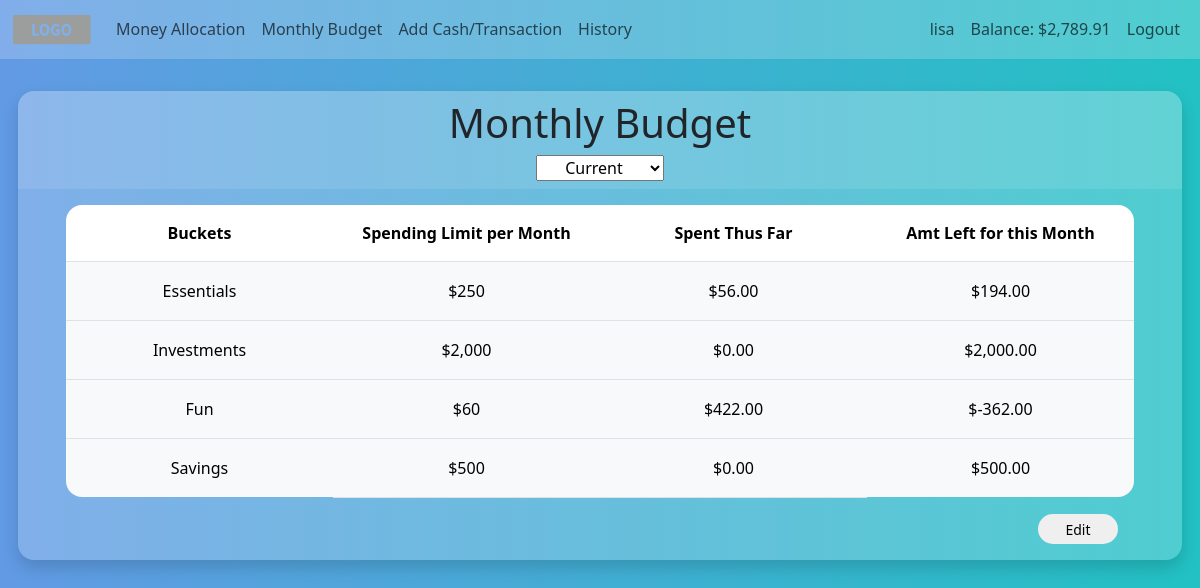
/monthly (signed in), run on the app's committed database.
### tables this page shows
CREATE TABLE users (
                                id INTEGER NOT NULL,
                                username TEXT NOT NULL,
                                hash TEXT NOT NULL,
                                money NUMERIC DEFAULT "0",
                                PRIMARY KEY(id)
                              );

CREATE TABLE buckets (
                                id INTEGER NOT NULL,
                                owner_id INTEGER NOT NULL,
                                index_num INTEGER NOT NULL,
                                name TEXT NOT NULL,
                                percent_allocation INTEGER NOT NULL,
                                month_limit NUMERIC,
                                FOREIGN KEY(owner_id) REFERENCES users(id),
                                PRIMARY KEY(id)
                              );

CREATE TABLE history (
                                id INTEGER NOT NULL,
                                owner_id INTEGER NOT NULL,
                                item_type TEXT,
                                bucket TEXT NOT NULL,
                                amt NUMERIC NOT NULL,
                                new_balance NUMERIC NOT NULL,
                                date DATE NOT NULL,
                                time TIME NOT NULL,
                                FOREIGN KEY(owner_id) REFERENCES users(id),
                                PRIMARY KEY(id)
                              );

### app.py (the view)
@app.route("/monthly", methods=["GET", "POST"])
@login_required
def monthly():
    if request.method == "POST":
        data = request.get_json(silent=True)
        if data is not None:
            for bucket in data:
                db.execute("UPDATE buckets SET month_limit = ? WHERE name = ? AND owner_id = ?",
                    data[bucket][1],
                    data[bucket][0],
                    session["user_id"]
                )
        if data is not None:
            current_abbrev_month = datetime.now().strftime("%b")
            current_full_yr = datetime.now().strftime("%Y")
            recent_history = db.execute("SELECT month, year FROM budget_history WHERE month = ? AND year = ?", current_abbrev_month, current_full_yr)
            if recent_history:
                db.execute("DELETE FROM budget_history WHERE owner_id = ? AND month = ? AND year = ?",
                    session["user_id"],
                    current_abbrev_month,
                    current_full_yr
                )
                data_to_list = list(data.items())
                index = 0
                for bucket in data:
                    db.execute("INSERT INTO budget_history (owner_id, index_num, bucket_name, month_limit, month, year) VALUES (?, ?, ?, ?, ?, ?)",
                        session["user_id"],
                        index,
                        data[bucket][0],
                        data[bucket][1],
                        current_abbrev_month,
                        current_full_yr
                    )
                    index += 1
            else:
                data_to_list = list(data.items())
                index = 0
                for bucket in data:
                    db.execute("INSERT INTO budget_history (owner_id, index_num, bucket_name, month_limit, month, year) VALUES (?, ?, ?, ?, ?, ?)",
                        session["user_id"],
                        index,
                        data[bucket][0],
                        data[bucket][1],
                        current_abbrev_month,
                        current_full_yr
                    )
                    index += 1
        return redirect("/monthly")
    else:
        existing = db.execute("SELECT * FROM buckets WHERE owner_id = ?", session["user_id"])
        money = db.execute("SELECT money FROM users WHERE id = ?", session["user_id"])[0]["money"]
        transactions = db.execute("SELECT * FROM history WHERE owner_id = ?", session["user_id"])
        current_month = datetime.now().strftime("%m")
        current_yr = datetime.now().strftime("%y")
        expenses = {}
        for bucket in existing:
            expenses[bucket["name"]] = []
        for transaction in transactions:
            m = transaction["date"][:2]
            y = transaction["date"][-2:]
            if transaction["item_type"] != "Deposit" and transaction["bucket"] in expenses and m == current_month and y == current_yr:
                if len(expenses[transaction["bucket"]]) > 0:
                    expenses[transaction["bucket"]][0] += transaction["amt"]
                else:
                    expenses[transaction["bucket"]].append(transaction["amt"])
        with open('static/history.json', 'w') as file:
            json.dump(expenses, file)
        past_budget = db.execute("SELECT * FROM budget_history WHERE owner_id = ?", session["user_id"])
        past_dates = []
        for history in past_budget:
            date = f"{history['month']} {str(history['year'])}"
            if date not in past_dates and history['month'] != datetime.now().strftime("%b") and history['year'] != datetime.now().strftime("%Y"):
                past_dates.append(f"{history['month']} {str(history['year'])}")
        past_dates.reverse()
        if existing:
            return render_template("monthly.html",
                existing=existing,
                usd=usd,
                expenses=expenses,
                thousands=thousands,
                past_dates=past_dates
            )
        return render_template("monthly.html")

### app.py (called while the page is built)
@app.after_request
def after_request(response):
    response.headers["Cache-Control"] = "no-cache, no-store, must-revalidate"
    response.headers["Expires"] = 0
    response.headers["Pragma"] = "no-cache"
    return response

### helpers.py (called while the page is built)
def login_required(f):
    @wraps(f)
    def decorated_function(*args, **kwargs):
        if session.get("user_id") is None:
            return redirect("/login")
        return f(*args, **kwargs)
    return decorated_function

def usd(value):
    return f"${value:,.2f}"

def thousands(value):
    return f"${value:,.0f}"

### templates/monthly.html (shortened to what this page needs)
{% extends "layout.html" %}
{% block main %}
<div class="monthly-ctnr">
	<div class="bucket-ctnr ctnr text-center shadow d-flex flex-column align-items-center">
		<div class="header bucket-header">
			<h1>Monthly Budget</h1>
			<select name="dates" class="text-center dates">
				<option value="Current">Current</option>
			</select>
		</div>
		<form action="/monthly" method="post" class="bucket-form d-inline-block">
			<table class="table bucket-table">
				<thead class="bucket-head">
					<tr class="col-headers">
						<th>Buckets</th>
						<th>Spending Limit per Month</th>
						<th>Spent Thus Far</th>
						<th>Amt Left for this Month</th>
					</tr>
				</thead>
				<tbody class="bucket-body">
					{% if existing %}
						{% for bucket in existing %}
							<tr>
								<td><input class="bucket-input bucket-name saved" type="text" name="bucket" value="{{ bucket.name }}" readonly></td>
								{% if bucket.month_limit %}
									<td><input class="bucket-input limit saved int-only" type="text" inputmode="numeric" name="limit" placeholder="--" value="{{ thousands(bucket.month_limit) }}"></td>
								{% else %}
									<td><input class="bucket-input limit saved int-only" type="text" inputmode="numeric" name="limit" placeholder="--"></td>
								{% endif %}
								{% if bucket.month_limit and expenses[bucket.name][0] %}
									<td><input class="spending saved" type="text" name="spending" placeholder="--" value="{{ usd(expenses[bucket.name][0]) }}" readonly></td>
									<td><input class="remaining saved existing" type="text" name="remaining" value="{{ usd(bucket.month_limit - expenses[bucket.name][0]) }}" readonly></td>
								{% elif bucket.month_limit %}
									<td><input class="spending saved" type="text" name="spending" placeholder="--" value="{{ usd(0) }}" readonly></td>
									<td><input class="remaining saved existing" type="text" name="remaining" value="{{ usd(bucket.month_limit) }}" readonly></td>
								{% else %}
									<td><input class="spending saved" type="text" name="spending" placeholder="--" readonly></td>
									<td><input class="remaining saved" type="text" name="remaining" placeholder="--" readonly></td>
								{% endif %}
							</tr>
						{% endfor%}
					{% endif %}
				</tbody>
			</table>
			{% if existing %}
			<div class="btns-ctnr">
				<div class="first-layer-btns">
					<button class="bucket-btn edit-btn">Edit</button>
				</div>
			</div>
			{% endif %}
		</form>
	</div>
</div>
{% endblock %}

### templates/layout.html (shortened to what this page needs)
<!DOCTYPE html>
<html lang="en">
    <head>
        <link href="https://cdn.jsdelivr.net/npm/bootstrap@5.3.2/dist/css/bootstrap.min.css" rel="stylesheet">
        <link href="/static/styles.css" rel="stylesheet">
    </head>
    <body>
        <nav class="navbar navbar-expand-lg">
            <div class="container-fluid">
              <a class="navbar-brand" href="#">
                <img class="logo" src="static/img/placeholder-logo.png">
              </a>
              <div class="collapse navbar-collapse" id="navbarNavAltMarkup">
                {% if session["user_id"] %}
                  <div class="navbar-nav">
                    <a class="nav-link" aria-current="page" href="/">Money Allocation</a>
                    <a class="nav-link" href="/monthly">Monthly Budget</a>
                    <a class="nav-link" href="/transaction">Add Cash/Transaction</a>
                    <a class="nav-link" href="/history">History</a>
                  </div>
                  <div class="navbar-nav ms-auto">
                    <a class="nav-link username" href="#">{{ session["username"] }}</a>
                    <a class="nav-link balance" href="#">Balance: <span class="balance-amt">{{ session["balance"] }}</span></a>
                    <a class="nav-link" href="/logout">Logout</a>
                </div>
                {% else %}
                  <div class="navbar-nav ms-auto">
                      <a class="nav-link" href="/register">Register</a>
                      <a class="nav-link" href="/login">Login</a>
                  </div>
                {% endif %}
              </div>
            </div>
        </nav>
        <main class="m-top">
          {% block main %}{% endblock %}
        </main>
    </body>
</html>

### static/styles.css (style rules this page uses)
body { background: linear-gradient(90deg, #629ae4 0%, #22c1c3 100%); }
input { background-color: rgba(248, 249, 250, 255); border-style: solid; border-radius: 1rem; }
table tr:first-child th:first-child { border-top-left-radius: 1rem; }
table tr:first-child th:last-child { border-top-right-radius: 1rem; }
table tr:last-child td:first-child { border-bottom: none; border-bottom-left-radius: 1rem; }
table tr:last-child td:last-child { border-bottom: none; border-bottom-right-radius: 1rem; }
.navbar { background-color: rgba(255, 255, 255, 0.2); }
.header { width: calc(100% + 6rem); transform: translateY(-1rem); border-radius: 1rem 1rem 0 0; background-color: rgba(255, 255, 255, 0.1); }
.bucket-header { padding: 0.5rem 0 0.5rem 0; }
.ctnr { width: fit-content; margin: 0 auto; padding: 1rem 3rem 1rem 3rem; background-color: rgba(255, 255, 255, 0.2); border-radius: 1rem; }
.logo { width: 5rem; }
.table th, .table td { padding: 1rem; }
.bucket-body input { text-align: center; }
.bucket-btn { border: none; padding: 0.3rem; width: 5rem; border-radius: 1.2rem; margin-right: 1rem; float: right; font-size: 14px; }
.dates { width: 8rem; }
.table { width: fit-content; }
.table tr td { background-color: rgba(248, 249, 250, 255) }
.m-top { margin-top: 2rem; }
.shadow { box-shadow: 0px 5px 10px 0px rgba(0, 0, 0, 0.5); }
.saved { border: none; pointer-events: none; }

### data on the page
users: username "lisa"
buckets: bucket "Essentials", limit "$250", spending "$56.00", remaining "$194.00"
buckets: bucket "Investments", limit "$2,000", spending "$0.00", remaining "$2,000.00"
buckets: bucket "Fun", limit "$60", spending "$422.00", remaining "$-362.00"
buckets: bucket "Savings", limit "$500", spending "$0.00", remaining "$500.00"

### other printed values
{{ session["balance"] }} "$2,789.91"
